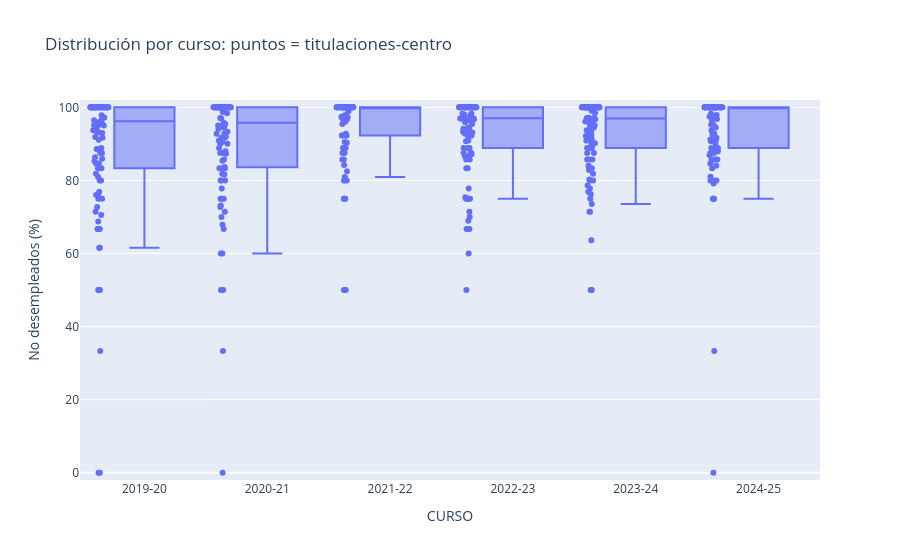
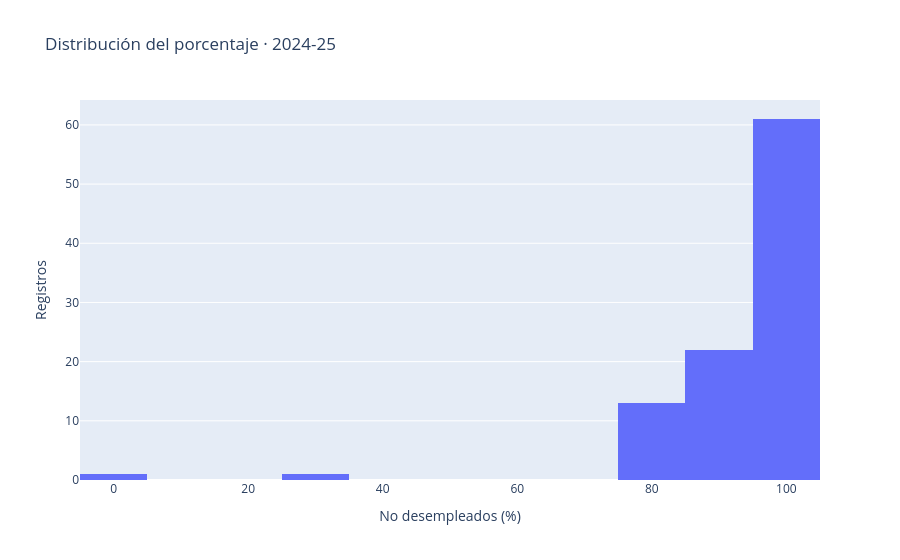

Here is the notebook cell these charts were saved with, in order:
### Code cell
fig = px.box(df, x="CURSO", y=VALUE, points="all", hover_data=["TITULACION", "CENTRO"], title="Distribución por curso: puntos = titulaciones-centro")
fig.update_yaxes(title="No desempleados (%)", range=[-2,102])
display(fig)
curso_seleccionado = df.CURSO.max()
actual = df[df.CURSO.eq(curso_seleccionado)].copy()
fig = px.histogram(actual, x=VALUE, nbins=20, title=f"Distribución del porcentaje · {curso_seleccionado}")
fig.update_layout(xaxis_title="No desempleados (%)", yaxis_title="Registros")
display(fig)

### Figure 1 — Plotly figure (JSON) as saved in the notebook; plotly's stock layout.template omitted (floating-point values rounded to 4 significant figures; data arrays with more than 128 entries replaced by an {"elided": "..."} marker saying what was removed)
{"data": [{"alignmentgroup": "True", "boxpoints": "all", "customdata": {"elided": "593x2 str values"}, "hovertemplate": "CURSO=%{x}<br>P_NO_DESEMPLEADOS=%{y}<br>TITULACION=%{customdata[0]}<br>CENTRO=%{customdata[1]}<extra></extra>", "legendgroup": "", "marker": {"color": "#636efa"}, "name": "", "notched": false, "offsetgroup": "", "orientation": "v", "showlegend": false, "x": {"elided": "593 str values"}, "x0": " ", "xaxis": "x", "y": {"elided": "593 float values"}, "y0": " ", "yaxis": "y", "type": "box"}], "layout": {"xaxis": {"anchor": "y", "domain": [0.0, 1.0], "title": {"text": "CURSO"}}, "yaxis": {"anchor": "x", "domain": [0.0, 1.0], "title": {"text": "No desempleados (%)"}, "range": [-2, 102]}, "legend": {"tracegroupgap": 0}, "title": {"text": "Distribución por curso: puntos = titulaciones-centro"}, "boxmode": "group"}}

### Figure 2 — Plotly figure (JSON) as saved in the notebook; plotly's stock layout.template omitted (floating-point values rounded to 4 significant figures)
{"data": [{"bingroup": "x", "hovertemplate": "P_NO_DESEMPLEADOS=%{x}<br>count=%{y}<extra></extra>", "legendgroup": "", "marker": {"color": "#636efa", "pattern": {"shape": ""}}, "name": "", "nbinsx": 20, "orientation": "v", "showlegend": false, "x": [100.0, 91.67, 88.89, 96.15, 88.0, 81.0, 86.96, 85.71, 85.71, 91.18, 100.0, 95.24, 97.5, 88.89, 100.0, 100.0, 98.21, 100.0, 90.91, 92.86, 80.0, 90.91, 93.65, 85.71, 90.0, 87.5, 90.7, 95.08, 97.92, 87.5, 92.59, 100.0, 84.0, 100.0, 100.0, 100.0, 100.0, 100.0, 100.0, 100.0, 100.0, 75.0, 100.0, 83.33, 100.0, 100.0, 100.0, 100.0, 100.0, 85.71, 88.89, 100.0, 100.0, 75.0, 100.0, 100.0, 100.0, 100.0, 100.0, 75.0, 100.0, 100.0, 100.0, 100.0, 100.0, 100.0, 100.0, 100.0, 80.0, 100.0, 79.17, 100.0, 100.0, 0.0, 100.0, 100.0, 80.0, 100.0, 100.0, 100.0, 96.77, 84.62, 97.12, 100.0, 80.0, 100.0, 100.0, 94.44, 75.0, 33.33, 100.0, 88.24, 100.0, 100.0, 100.0, 100.0, 100.0, 100.0], "xaxis": "x", "yaxis": "y", "type": "histogram"}], "layout": {"xaxis": {"anchor": "y", "domain": [0.0, 1.0], "title": {"text": "No desempleados (%)"}}, "yaxis": {"anchor": "x", "domain": [0.0, 1.0], "title": {"text": "Registros"}}, "legend": {"tracegroupgap": 0}, "title": {"text": "Distribución del porcentaje · 2024-25"}, "barmode": "relative"}}
